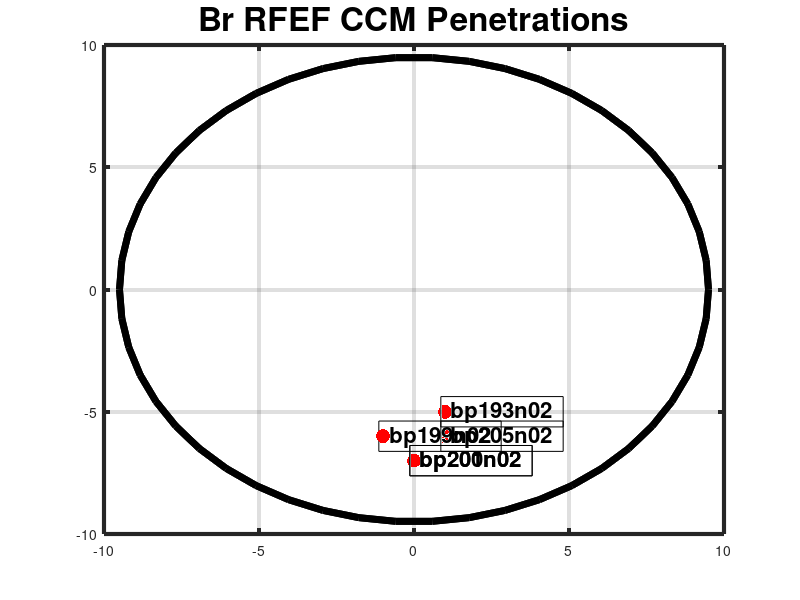

MATLAB code for this plot: (Note: this script raises an error after producing the figure.)
% setup variables
dot_size = 100;
hold on;


%
% bp193n02
%

% variables
bp193n02depth = -3500;
bp193n02AP = -5;
bp193n02ML = 1;

% session depth + coordinates
bp193n02top = [bp193n02ML, bp193n02AP, 0];
bp193n02bottom = [bp193n02ML, bp193n02AP, bp193n02depth];
bp193n02 = [bp193n02top;bp193n02bottom];
plot3(bp193n02(:,1),bp193n02(:,2),bp193n02(:,3),'k', 'LineWidth', 2)

% label top point with session id
text(bp193n02ML, bp193n02AP, 0, ' bp193n02 ', 'FontSize', 16, 'FontWeight', 'bold', 'EdgeColor', 'k')


bp193n02ch01 = scatter3(bp193n02ML, bp193n02AP, bp193n02depth +    0, dot_size, 'r', 'filled');

%
% bp199n02
%

bp199n02depth = -2300;
bp199n02AP = -6;
bp199n02ML = -1;

% session depth + coordinates
bp199n02top = [bp199n02ML, bp199n02AP, 0];
bp199n02bottom = [bp199n02ML, bp199n02AP, bp199n02depth];
bp199n02 = [bp199n02top;bp199n02bottom];
plot3(bp199n02(:,1),bp199n02(:,2),bp199n02(:,3),'k', 'LineWidth', 2)

% label top point with session id
text(bp199n02ML, bp199n02AP, 0, ' bp199n02 ', 'FontSize', 16, 'FontWeight', 'bold', 'EdgeColor', 'k')

bp199n02ch24 = scatter3(bp199n02ML, bp199n02AP, bp199n02depth + 2300, dot_size, 'r', 'filled');
bp199n02ch23 = scatter3(bp199n02ML, bp199n02AP, bp199n02depth + 2200, dot_size, 'r', 'filled');
bp199n02ch22 = scatter3(bp199n02ML, bp199n02AP, bp199n02depth + 2100, dot_size, 'r', 'filled');
bp199n02ch21 = scatter3(bp199n02ML, bp199n02AP, bp199n02depth + 2000, dot_size, 'r', 'filled');
bp199n02ch20 = scatter3(bp199n02ML, bp199n02AP, bp199n02depth + 1900, dot_size, 'r', 'filled');
bp199n02ch19 = scatter3(bp199n02ML, bp199n02AP, bp199n02depth + 1800, dot_size, 'r', 'filled');
bp199n02ch18 = scatter3(bp199n02ML, bp199n02AP, bp199n02depth + 1700, dot_size, 'r', 'filled');
bp199n02ch17 = scatter3(bp199n02ML, bp199n02AP, bp199n02depth + 1600, dot_size, 'r', 'filled');
bp199n02ch16 = scatter3(bp199n02ML, bp199n02AP, bp199n02depth + 1500, dot_size, 'r', 'filled');
bp199n02ch15 = scatter3(bp199n02ML, bp199n02AP, bp199n02depth + 1400, dot_size, 'r', 'filled');
bp199n02ch14 = scatter3(bp199n02ML, bp199n02AP, bp199n02depth + 1300, dot_size, 'r', 'filled');
bp199n02ch13 = scatter3(bp199n02ML, bp199n02AP, bp199n02depth + 1200, dot_size, 'r', 'filled');
bp199n02ch12 = scatter3(bp199n02ML, bp199n02AP, bp199n02depth + 1100, dot_size, 'r', 'filled');
bp199n02ch11 = scatter3(bp199n02ML, bp199n02AP, bp199n02depth + 1000, dot_size, 'r', 'filled');
bp199n02ch10 = scatter3(bp199n02ML, bp199n02AP, bp199n02depth +  900, dot_size, 'r', 'filled');
bp199n02ch09 = scatter3(bp199n02ML, bp199n02AP, bp199n02depth +  800, dot_size, 'r', 'filled');
bp199n02ch08 = scatter3(bp199n02ML, bp199n02AP, bp199n02depth +  700, dot_size, 'r', 'filled');
bp199n02ch07 = scatter3(bp199n02ML, bp199n02AP, bp199n02depth +  600, dot_size, 'r', 'filled');
bp199n02ch06 = scatter3(bp199n02ML, bp199n02AP, bp199n02depth +  500, dot_size, 'r', 'filled');
bp199n02ch05 = scatter3(bp199n02ML, bp199n02AP, bp199n02depth +  400, dot_size, 'r', 'filled');
bp199n02ch04 = scatter3(bp199n02ML, bp199n02AP, bp199n02depth +  300, dot_size, 'r', 'filled');
bp199n02ch03 = scatter3(bp199n02ML, bp199n02AP, bp199n02depth +  200, dot_size, 'r', 'filled');
bp199n02ch02 = scatter3(bp199n02ML, bp199n02AP, bp199n02depth +  100, dot_size, 'r', 'filled');
bp199n02ch01 = scatter3(bp199n02ML, bp199n02AP, bp199n02depth +    0, dot_size, 'r', 'filled');


%
% bp200n02
%

bp200n02depth = -3300;
bp200n02AP = -7;
bp200n02ML = -0;

% session depth + coordinates
bp200n02top = [bp200n02ML, bp200n02AP, 0];
bp200n02bottom = [bp200n02ML, bp200n02AP, bp200n02depth];
bp200n02 = [bp200n02top;bp200n02bottom];
plot3(bp200n02(:,1),bp200n02(:,2),bp200n02(:,3),'k', 'LineWidth', 2)

% label top point with session id
text(bp200n02ML, bp200n02AP, 0, ' bp200n02 ', 'FontSize', 16, 'FontWeight', 'bold', 'EdgeColor', 'k')

bp200n02ch24 = scatter3(bp200n02ML, bp200n02AP, bp200n02depth + 2300, dot_size, 'r', 'filled');
bp200n02ch23 = scatter3(bp200n02ML, bp200n02AP, bp200n02depth + 2200, dot_size, 'r', 'filled');
bp200n02ch22 = scatter3(bp200n02ML, bp200n02AP, bp200n02depth + 2100, dot_size, 'r', 'filled');
bp200n02ch21 = scatter3(bp200n02ML, bp200n02AP, bp200n02depth + 2000, dot_size, 'r', 'filled');
bp200n02ch20 = scatter3(bp200n02ML, bp200n02AP, bp200n02depth + 1900, dot_size, 'r', 'filled');
bp200n02ch19 = scatter3(bp200n02ML, bp200n02AP, bp200n02depth + 1800, dot_size, 'r', 'filled');
bp200n02ch18 = scatter3(bp200n02ML, bp200n02AP, bp200n02depth + 1700, dot_size, 'r', 'filled');
bp200n02ch17 = scatter3(bp200n02ML, bp200n02AP, bp200n02depth + 1600, dot_size, 'r', 'filled');
bp200n02ch16 = scatter3(bp200n02ML, bp200n02AP, bp200n02depth + 1500, dot_size, 'r', 'filled');
bp200n02ch15 = scatter3(bp200n02ML, bp200n02AP, bp200n02depth + 1400, dot_size, 'r', 'filled');
bp200n02ch14 = scatter3(bp200n02ML, bp200n02AP, bp200n02depth + 1300, dot_size, 'r', 'filled');
bp200n02ch13 = scatter3(bp200n02ML, bp200n02AP, bp200n02depth + 1200, dot_size, 'r', 'filled');
bp200n02ch12 = scatter3(bp200n02ML, bp200n02AP, bp200n02depth + 1100, dot_size, 'r', 'filled');
bp200n02ch11 = scatter3(bp200n02ML, bp200n02AP, bp200n02depth + 1000, dot_size, 'r', 'filled');
bp200n02ch10 = scatter3(bp200n02ML, bp200n02AP, bp200n02depth +  900, dot_size, 'r', 'filled');
bp200n02ch09 = scatter3(bp200n02ML, bp200n02AP, bp200n02depth +  800, dot_size, 'r', 'filled');
bp200n02ch08 = scatter3(bp200n02ML, bp200n02AP, bp200n02depth +  700, dot_size, 'r', 'filled');
bp200n02ch07 = scatter3(bp200n02ML, bp200n02AP, bp200n02depth +  600, dot_size, 'r', 'filled');
bp200n02ch06 = scatter3(bp200n02ML, bp200n02AP, bp200n02depth +  500, dot_size, 'r', 'filled');
bp200n02ch05 = scatter3(bp200n02ML, bp200n02AP, bp200n02depth +  400, dot_size, 'r', 'filled');
bp200n02ch04 = scatter3(bp200n02ML, bp200n02AP, bp200n02depth +  300, dot_size, 'r', 'filled');
bp200n02ch03 = scatter3(bp200n02ML, bp200n02AP, bp200n02depth +  200, dot_size, 'r', 'filled');
bp200n02ch02 = scatter3(bp200n02ML, bp200n02AP, bp200n02depth +  100, dot_size, 'r', 'filled');
bp200n02ch01 = scatter3(bp200n02ML, bp200n02AP, bp200n02depth +    0, dot_size, 'r', 'filled');


%
% bp201n02
%

% variables
bp201n02depth = -4000;
bp201n02AP = -7;
bp201n02ML = -0;

% session depth + coordinates
bp201n02top = [bp201n02ML, bp201n02AP, 0];
bp201n02bottom = [bp201n02ML, bp201n02AP, bp201n02depth];
bp201n02 = [bp201n02top;bp201n02bottom];
plot3(bp201n02(:,1),bp201n02(:,2),bp201n02(:,3),'k', 'LineWidth', 2)

% label top point with session id
text(bp201n02ML, bp201n02AP, 0, ' bp201n02 ', 'FontSize', 16, 'FontWeight', 'bold', 'EdgeColor', 'k')

bp201n02ch24 = scatter3(bp201n02ML, bp201n02AP, bp201n02depth + 3450, dot_size, 'r', 'filled');
bp201n02ch23 = scatter3(bp201n02ML, bp201n02AP, bp201n02depth + 3300, dot_size, 'r', 'filled');
bp201n02ch22 = scatter3(bp201n02ML, bp201n02AP, bp201n02depth + 3150, dot_size, 'r', 'filled');
bp201n02ch21 = scatter3(bp201n02ML, bp201n02AP, bp201n02depth + 3000, dot_size, 'r', 'filled');
bp201n02ch20 = scatter3(bp201n02ML, bp201n02AP, bp201n02depth + 2850, dot_size, 'r', 'filled');
bp201n02ch19 = scatter3(bp201n02ML, bp201n02AP, bp201n02depth + 2700, dot_size, 'r', 'filled');
bp201n02ch18 = scatter3(bp201n02ML, bp201n02AP, bp201n02depth + 2550, dot_size, 'r', 'filled');
bp201n02ch17 = scatter3(bp201n02ML, bp201n02AP, bp201n02depth + 2400, dot_size, 'r', 'filled');
bp201n02ch16 = scatter3(bp201n02ML, bp201n02AP, bp201n02depth + 2250, dot_size, 'r', 'filled');
bp201n02ch15 = scatter3(bp201n02ML, bp201n02AP, bp201n02depth + 2100, dot_size, 'r', 'filled');
bp201n02ch14 = scatter3(bp201n02ML, bp201n02AP, bp201n02depth + 1950, dot_size, 'r', 'filled');
bp201n02ch13 = scatter3(bp201n02ML, bp201n02AP, bp201n02depth + 1800, dot_size, 'r', 'filled');
bp201n02ch12 = scatter3(bp201n02ML, bp201n02AP, bp201n02depth + 1650, dot_size, 'r', 'filled');
bp201n02ch11 = scatter3(bp201n02ML, bp201n02AP, bp201n02depth + 1500, dot_size, 'r', 'filled');
bp201n02ch10 = scatter3(bp201n02ML, bp201n02AP, bp201n02depth + 1350, dot_size, 'r', 'filled');
bp201n02ch09 = scatter3(bp201n02ML, bp201n02AP, bp201n02depth + 1200, dot_size, 'r', 'filled');
bp201n02ch08 = scatter3(bp201n02ML, bp201n02AP, bp201n02depth + 1050, dot_size, 'r', 'filled');
bp201n02ch07 = scatter3(bp201n02ML, bp201n02AP, bp201n02depth +  900, dot_size, 'r', 'filled');
bp201n02ch06 = scatter3(bp201n02ML, bp201n02AP, bp201n02depth +  750, dot_size, 'r', 'filled');
bp201n02ch05 = scatter3(bp201n02ML, bp201n02AP, bp201n02depth +  600, dot_size, 'r', 'filled');
bp201n02ch04 = scatter3(bp201n02ML, bp201n02AP, bp201n02depth +  450, dot_size, 'r', 'filled');
bp201n02ch03 = scatter3(bp201n02ML, bp201n02AP, bp201n02depth +  300, dot_size, 'r', 'filled');
bp201n02ch02 = scatter3(bp201n02ML, bp201n02AP, bp201n02depth +  150, dot_size, 'r', 'filled');
bp201n02ch01 = scatter3(bp201n02ML, bp201n02AP, bp201n02depth +    0, dot_size, 'r', 'filled');


%
% bp205n02
%

% variables
bp205n02depth = -8000;
bp205n02AP = -6;
bp205n02ML = 1;

% session depth + coordinates
bp205n02top = [bp205n02ML, bp205n02AP, 0];
bp205n02bottom = [bp205n02ML, bp205n02AP, bp205n02depth];
bp205n02 = [bp205n02top;bp205n02bottom];
plot3(bp205n02(:,1),bp205n02(:,2),bp205n02(:,3),'k')

% label top point with session id
text(bp205n02ML, bp205n02AP, 0, ' bp205n02 ', 'FontSize', 16, 'FontWeight', 'bold', 'EdgeColor', 'k')


bp205n02ch08 = scatter3(bp205n02ML, bp205n02AP, bp205n02depth + 1400, dot_size, 'r', 'filled');
bp205n02ch07 = scatter3(bp205n02ML, bp205n02AP, bp205n02depth + 1200, dot_size, 'r', 'filled');
bp205n02ch06 = scatter3(bp205n02ML, bp205n02AP, bp205n02depth + 1000, dot_size, 'r', 'filled');
bp205n02ch05 = scatter3(bp205n02ML, bp205n02AP, bp205n02depth +  800, dot_size, 'r', 'filled');
bp205n02ch04 = scatter3(bp205n02ML, bp205n02AP, bp205n02depth +  600, dot_size, 'r', 'filled');
bp205n02ch03 = scatter3(bp205n02ML, bp205n02AP, bp205n02depth +  400, dot_size, 'r', 'filled');
bp205n02ch02 = scatter3(bp205n02ML, bp205n02AP, bp205n02depth +  200, dot_size, 'r', 'filled');
bp205n02ch01 = scatter3(bp205n02ML, bp205n02AP, bp205n02depth +    0, dot_size, 'r', 'filled');




% plot chamber cylinder
[x1,y1,z1]=cylinder(9.5,50);
[x2,y2,z2]=cylinder(9.5,50);

z1=z1 + 0;
z2= z2 - 10000;
s1=surf(x1,y1,z1, 'LineWidth', 5);
s2=surf(x2,y2,z2, 'LineWidth', 5);


% plot transparent planes to show depths

% x1 = -10;
% x2 = 10;
% x3 = 10;
% x4 = -10;
% 
% y1 = 10;
% y2 = 10;
% y3 = 10;
% y4 = 10;
% 
% z1 = 1000;
% z2 = 1000;
% z3 = -10000;
% z4 = -10000;
% 
% 
% p1 = patch( [x1 x2 x3 x4 x1], [y1 y2 y3 y4 y1], [z1 z2 z3 z4 z1], 'k' );
%         set(p1,'FaceAlpha',0.1);











% setup plot dimensions/variables
grid on;
set(gca,'LineWidth',3)
box on;
axis([-10, 10, -10, 10, -10000, 1000])
title('Br RFEF CCM Penetrations', 'fontsize', 24);

ax = gca; % current axes
ax.FontSize = 16;
ax.XTick = -10:1:10;
ax.YTick = -10:1:10;
ax.ZTick = -10000:500:1000;

xlabel('Medial - Lateral (mm)', 'fontsize', 24);
xticklabels = {'M10', 'M9', 'M8', 'M7', 'M6', 'M5', 'M4', 'M3',...
    'M2', 'M1', 'ML0', 'L1', 'L2', 'L3', 'L4', 'L5',...
    'L6', 'L7', 'L8', 'L9', 'L10'};
set(gca, 'XTick', xticks, 'XTickLabel', xticklabels(:))

ylabel('Anterior - Posterior (mm)', 'fontsize', 24);
yticklabels = {'P10', 'P9', 'P8', 'P7', 'P6', 'P5', 'P4', 'P3',...
    'P2', 'P1', 'AP0', 'A1', 'A2', 'A3', 'A4', 'A5',...
    'A6', 'A7', 'A8', 'A9', 'A10'};
set(gca, 'YTick', yticks, 'YTickLabel', yticklabels(:))

zlabel('Penetration Depth (?m)', 'fontsize', 24);

set(gcf, 'units', 'norm', 'position', [0 0 .5 .9])

